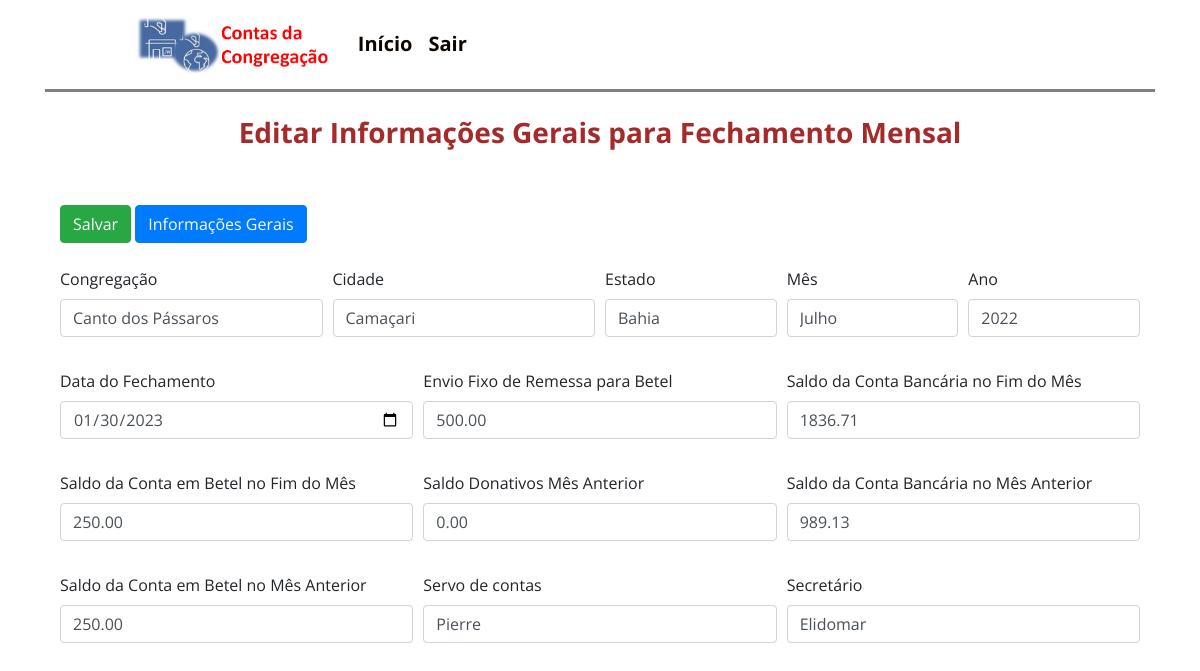
The page /editar_gerais_contas/8 (signed in) on the database its author committed.
### contas/models.py (models this page shows)
class Gerais(models.Model):
    congregação = models.CharField(max_length=60, blank=True, null=True)
    cidade = models.CharField(max_length=60, blank=True, null=True)
    estado = models.CharField(max_length=60, blank=True, null=True)
    mês = models.CharField(max_length=60, blank=True, null=True)
    ano = models.CharField(max_length=60, blank=True, null=True)
    data_do_Fechamento = models.DateField(blank=True, null=True,)
    servo_de_contas = models.CharField(max_length=60, blank=True, null=True)
    secretário = models.CharField(max_length=60, blank=True, null=True)
    saldo_Final_do_Extrato_Mensal = models.DecimalField(blank=True, null=True, max_digits = 10, decimal_places = 2, verbose_name='Saldo da Conta Bancária no Fim do Mês')
    remessa_Enviada_para_Betel_Resolução = models.DecimalField(blank=True, null=True, max_digits = 10, decimal_places = 2, verbose_name='Envio Fixo de Remessa para Betel ')
    saldo_Final_do_Extrato_de_Betel = models.DecimalField(blank=True, null=True, max_digits = 10, decimal_places = 2, verbose_name='Saldo da Conta em Betel no Fim do Mês')
    saldo_Final_dos_Donativos_Mês_Anterior = models.DecimalField(blank=True, null=True, max_digits = 10, decimal_places = 2, verbose_name='Saldo Donativos Mês Anterior' )
    saldo_Final_da_Conta_Bancária_Mês_Anterior = models.DecimalField(blank=True, null=True, max_digits = 10, decimal_places = 2, verbose_name='Saldo da Conta Bancária no Mês Anterior	')
    saldo_Final_da_Conta_em_Betel_Mês_Anterior = models.DecimalField(blank=True, null=True, max_digits = 10, decimal_places = 2, verbose_name='Saldo da Conta em Betel no Mês Anterior	')

### contas/views.py (the view, shortened to what this page needs)
# urls.py: path('editar_gerais_contas/<int:id>', views.editar_gerais_contas),
@login_required
def editar_gerais_contas(request, id):
    editar_gerais = get_object_or_404(Gerais, pk=id)
    form = Form_Gerais(instance=editar_gerais)
    return render(request, 'cp/editar_gerais_contas.html', {'form':form ,'editar_gerais': editar_gerais})

### contas/forms.py
class Form_Gerais(forms.ModelForm):
    class Meta:
        model = Gerais
        fields = '__all__'
        widgets = {
            'data_do_Fechamento': forms.DateInput(format=('%Y-%m-%d'), attrs={'class':'form-control', 'placeholder':'Select Date','type': 'date'})
        }

### templates/cp/editar_gerais_contas.html (shortened to what this page needs)
{% extends 'base.html' %}
{% load crispy_forms_tags %}
{% block content %}
<div class="container">
 <span id='span_h3'><h3>Editar Informações Gerais para Fechamento Mensal</h3></span>
  <br>
  <br>
    <form method="post">
        <input type="submit" class="btn btn-success" value="Salvar">
        <a href="/view_gerais_contas" class="btn btn-primary" role="button" aria-pressed="true">Informações Gerais</a>
         <br>
        <br>
        <div class="form-row">
        <div class="form-group col-md-3">
            {{ form.congregação|as_crispy_field }}
        </div>
        <div class="form-group col-md-3">
            {{ form.cidade|as_crispy_field }}
        </div>
        <div class="form-group col-md-2">
            {{ form.estado|as_crispy_field }}
        </div>
        <div class="form-group col-md-2">
            {{ form.mês|as_crispy_field }}
        </div>
        <div class="form-group col-md-2">
            {{ form.ano|as_crispy_field }}
        </div>
        </div>
        <div class="form-row">
        <div class="form-group col-md-4">
            {{ form.data_do_Fechamento|as_crispy_field }}
        </div>
        <div class="form-group col-md-4">
            {{ form.remessa_Enviada_para_Betel_Resolução|as_crispy_field }}
        </div>
         <div class="form-group col-md-4">
            {{ form.saldo_Final_do_Extrato_Mensal|as_crispy_field }}
        </div>
    </div>
    <div class="form-row">
        <div class="form-group col-md-4">
            {{ form.saldo_Final_do_Extrato_de_Betel|as_crispy_field }}
        </div>
              <div class="form-group col-md-4">
                {{ form.saldo_Final_dos_Donativos_Mês_Anterior|as_crispy_field }}
            </div>
        <div class="form-group col-md-4">
            {{ form.saldo_Final_da_Conta_Bancária_Mês_Anterior|as_crispy_field }}
        </div>
    </div>
    <div class="form-row">
        <div class="form-group col-md-4">
            {{ form.saldo_Final_da_Conta_em_Betel_Mês_Anterior|as_crispy_field }}
        </div>
        <div class="form-group col-md-4">
            {{ form.servo_de_contas|as_crispy_field }}
        </div>
        <div class="form-group col-md-4">
            {{ form.secretário|as_crispy_field }}
        </div>
 </form>
 </div>
 {% endblock %}

### static/css/style.css (style rules this page uses)
body { margin: 0; position: relative; height: 100vh; width: 100vw; font-family: 'Open Sans', sans-serif; background-size: cover; }
h3 { font-weight:bolder; text-align: center; color: brown; }

### rows shown on the page
Gerais: congregação "Canto dos Pássaros", cidade "Camaçari", estado "Bahia", mês "Julho", ano "2022", data_do_Fechamento "01/30/2023", remessa_Enviada_para_Betel_Resolução "500.00", saldo_Final_do_Extrato_Mensal "1836.71", saldo_Final_do_Extrato_de_Betel "250.00", saldo_Final_dos_Donativos_Mês_Anterior "0.00", saldo_Final_da_Conta_Bancária_Mês_Anterior|as_crispy_field "989.13", saldo_Final_da_Conta_em_Betel_Mês_Anterior|as_crispy_field "250.00", servo_de_contas "Pierre", secretário "Elidomar"
